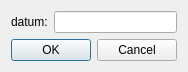
<?xml version="1.0" encoding="UTF-8"?>
<ui version="4.0">
 <class>SketcherGui::InsertDatum</class>
 <widget class="QDialog" name="SketcherGui::InsertDatum">
  <property name="windowModality">
   <enum>Qt::ApplicationModal</enum>
  </property>
  <property name="geometry">
   <rect>
    <x>0</x>
    <y>0</y>
    <width>178</width>
    <height>72</height>
   </rect>
  </property>
  <property name="windowTitle">
   <string>Insert datum</string>
  </property>
  <layout class="QVBoxLayout" name="verticalLayout">
   <item>
    <layout class="QHBoxLayout" name="horizontalLayout">
     <item>
      <widget class="QLabel" name="label">
       <property name="text">
        <string>datum:</string>
       </property>
      </widget>
     </item>
     <item>
      <widget class="Gui::InputField" name="labelEdit"/>
     </item>
    </layout>
   </item>
   <item>
    <widget class="QDialogButtonBox" name="buttonBox">
     <property name="orientation">
      <enum>Qt::Horizontal</enum>
     </property>
     <property name="standardButtons">
      <set>QDialogButtonBox::Cancel|QDialogButtonBox::Ok</set>
     </property>
    </widget>
   </item>
  </layout>
 </widget>
 <resources/>
 <customwidgets>
   <customwidget>
     <class>Gui::InputField</class>
     <extends>QLineEdit</extends>
     <header>Gui/InputField.h</header>
   </customwidget>
 </customwidgets>

  <connections>
  <connection>
   <sender>buttonBox</sender>
   <signal>accepted()</signal>
   <receiver>SketcherGui::InsertDatum</receiver>
   <slot>accept()</slot>
   <hints>
    <hint type="sourcelabel">
     <x>248</x>
     <y>254</y>
    </hint>
    <hint type="destinationlabel">
     <x>157</x>
     <y>274</y>
    </hint>
   </hints>
  </connection>
  <connection>
   <sender>buttonBox</sender>
   <signal>rejected()</signal>
   <receiver>SketcherGui::InsertDatum</receiver>
   <slot>reject()</slot>
   <hints>
    <hint type="sourcelabel">
     <x>316</x>
     <y>260</y>
    </hint>
    <hint type="destinationlabel">
     <x>286</x>
     <y>274</y>
    </hint>
   </hints>
  </connection>
 </connections>
</ui>
